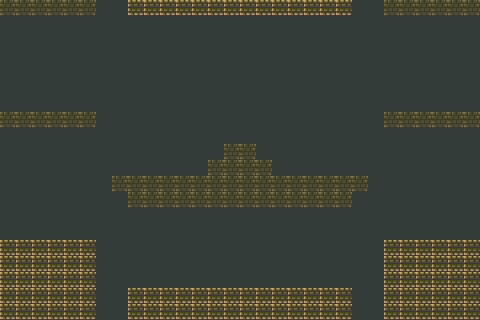

This game map was drawn from its Tiled (.tmx) file and the tilesets committed beside it. A one-line description and the trimmed map source follow:
An orthogonal 30x20 tile map with 16x16 px tiles, 3 tile layers (background, shadow, terrain) and 12 objects.

<map version="1.0" orientation="orthogonal" width="30" height="20" tilewidth="16" tileheight="16">
 <tileset firstgid="1" name="bricks" tilewidth="16" tileheight="16">
  <image source="bricks.png" width="176" height="336" />
 </tileset>
 <layer name="background" width="30" height="20">
  <data>[600 cells, 600 non-empty, 1 distinct tile ids]</data>
 </layer>
 <layer name="shadow" width="30" height="20">
  <data>[600 cells, 0 non-empty, 0 distinct tile ids]</data>
 </layer>
 <layer name="terrain" width="30" height="20">
  <data>[600 cells, 162 non-empty, 2 distinct tile ids]</data>
 </layer>
 <objectgroup name="collision" width="30" height="20">
  <object x="0" y="0" width="96" height="16" />
  <object x="128" y="0" width="224" height="16" />
  <object x="384" y="0" width="96" height="16" />
  <object x="384" y="112" width="96" height="16" />
  <object x="384" y="240" width="96" height="80" />
  <object x="112" y="176" width="256" height="16" />
  <object x="128" y="192" width="224" height="16" />
  <object x="208" y="160" width="64" height="16" />
  <object x="224" y="144" width="32" height="16" />
  <object x="0" y="240" width="96" height="80" />
  <object x="0" y="112" width="96" height="16" />
  <object x="128" y="288" width="224" height="32" />
 </objectgroup>
</map>
